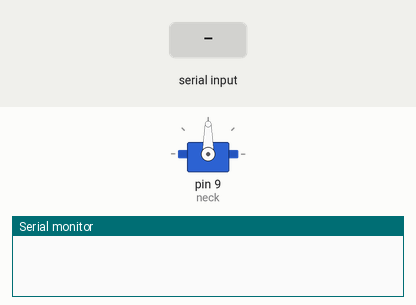
A sketch run on a simulated Arduino Uno, built with avr-gcc and run on an emulated ATmega328P. On the bench: servo, the last lines printed to the serial monitor. The test bench sets the inputs (shaded band).

Above: at 1.2 s.
1.3 s: "9" received over Serial
At 1.7 s:
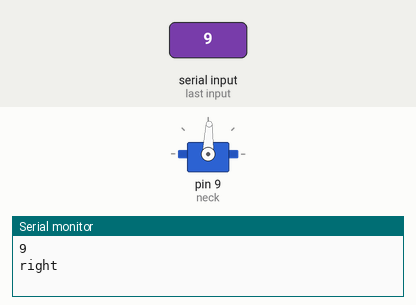
2.8 s: "6" received over Serial
At 4.0 s:
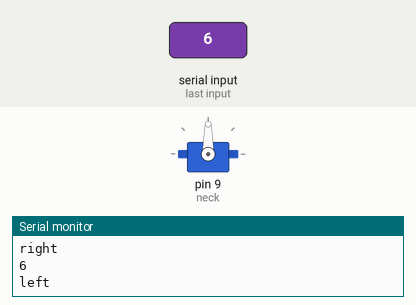
Timing chart, 0 to 5.8 s (numbered marks = the images above; inputs shaded):
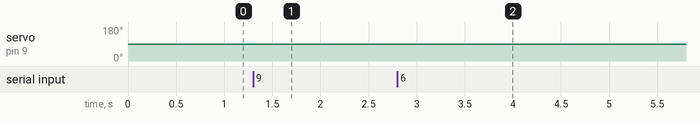

Measured:
- after the input at 1.3 s, servo on pin 9 (neck): 90° → 88° at once
- after the input at 2.8 s, servo on pin 9 (neck): 88° → 90° at once

The sketch:

Bear_Neck.ino
```cpp
#include <Servo.h>

Servo neck;
//define a servo object as neck

int pos = 90;
//start with the head facing forwards

void setup() {
  neck.attach(9);
  //define pin 9 for the servo control
  Serial.begin(9600);
  //start serial
}

void loop() {
  // put your main code here, to run repeatedly:
  if(Serial.available()> 0){
    char data = Serial.read();
    Serial.println(data);
    //get serial data
    if (data == '9' && pos > 0){
      //decrease position
      Serial.println("right");
      pos-=2;
    }
    else if(data == '6' && pos < 180){
      Serial.println("left");
      //increase posotion
      pos+=2;
    }
    neck.write(pos);
   }
}
```
